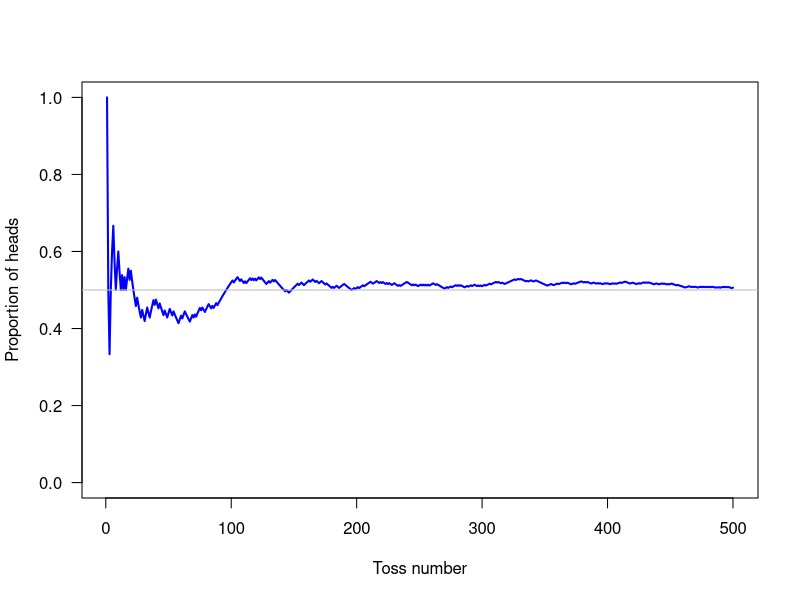

This chart was generated by the following R code: (Note: this script raises an error after producing the figure.)
## ---- chunk 1
VaccTable <-  array( dim = c(2, 2))
VaccTable[1, ] <- c(200745, 33)
VaccTable[2, ] <- c(201229, 115)

colnames(VaccTable) <- c("No. treated",
                         "Paralytic cases")
rownames(VaccTable) <- c("Vaccinated",
                         "Control")

knitr::kable(VaccTable,
             caption = "The number of paralytic cases for two groups of children: one group of controls and another vaccinated with the Salk polio vaccine")
## ---- chunk 2
WolfTable <-  array( dim = c(6, 2))
WolfTable[, 1] <- c(3407,
                    3631,
                    3176,
                    2916,
                    3448,
                    3422)
WolfTable[, 2] <- round( WolfTable[, 1] / sum(WolfTable[, 1]), 4)

colnames(WolfTable) <- c("No. times",
                         "Proportion")
rownames(WolfTable) <- c("One",
                         "Two",
                         "Three",
                         "Four",
                         "Five",
                         "Six")

knitr::kable(WolfTable,
             caption = "The number of times each face on a standard, fair die was face up in 20000 rolls")
## ---- chunk 3
set.seed(966141) # For repeatability
NumTosses <- 500 # Simulated tossing a coin 500 times
Tosses <- rbinom(n = NumTosses,  # This many tosses...
                 size = 1,       # ... one toss at a time...
                 prob = 0.5)     # ...where P(Head) = 0.5
RunningTosses <- seq(1, NumTosses)  # Sequence of toss number
PropHeads <- cumsum(Tosses) / RunningTosses  # P(Heads) at each toss

plot(PropHeads,
     xlab = "Toss number",
     ylab = "Proportion of heads",
     type = "l",
     lwd = 2,
     ylim = c(0, 1),
     las = 1,
     col = "blue")
abline( h = 0.5,
        col = "grey")
## ---- chunk 4
RainTable <-  array( dim = c(3, 5))
RainTable[1, ] <- c(9, 24, 12, 27, 24)
RainTable[2, ] <- c(16, 25, 15, 28, 29)
RainTable[3, ] <- round(RainTable[1, ] / RainTable[2, ], 2)

colnames(RainTable) <- c("Phase 1",
                         "Phase 2",
                         "Phase 3",
                         "Phase 4",
                         "Phase 5")
rownames(RainTable) <- c("Days of rain",
                         "Number of days",
                         "Probability of rain")

knitr::kable(RainTable,
             caption = "The (empirical) probabilities of rainfall at Charleville during April, conditional on the SOI phases during that month.")
## ---- chunk 5
PeaTable <- array(dim = c() )

colnames(PeaTable) <- c("Yellow", 
                        "Green")
rownames(PeaTable) <- c("Rounded", 
                        "Wrinkled")

PeaTable[1, ] <- c(0.5665,
                   0.1942)
PeaTable[2, ] <- c(0.1817,
                   0.0576)
                   
knitr::kable(PeaTable,
             caption = "The second generation results from Mendel's experiment, crossing a pure line of round yellow peas with a pure line of wrinkled green peas")

## ---- chunk 6
DiceTable <- array( dim = c(6, 6))

Die1 <- 1:6
Die2 <- 1:6

DieSum < Die1 %o% Die2

DieSum

## ---- chunk 7
set.seed(93671) # For reproducability
CarDoor <- sample(1:3, 
                  size = 1000,
                  replace = TRUE)
FirstChoice <- sample(1:3,
                  size = 1000,
                  replace = TRUE)

WinFirstChoice <- sum( CarDoor == FirstChoice)
WinSecondChoice <- sum( CarDoor != FirstChoice)

c(WinFirstChoice, WinSecondChoice) / 1000
